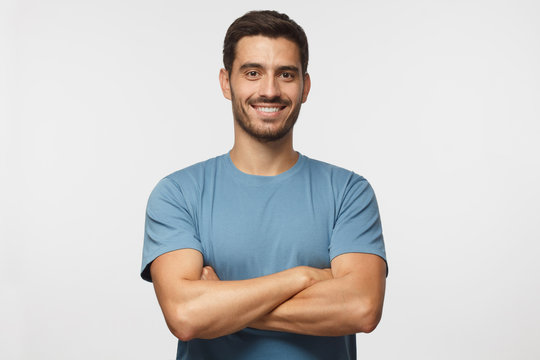
#> input picture Thai_tuan_TH3/Anh.jpg, 540 x 360 px
$ python PhanVung.py   (older library calls are emulated)
#> lines starting #> are read from the running program, lines starting #| are printed output that depends on the picture; after the words box and inside, x2 and y2 are one past the last pixel; in counts of white or black regions, pixels touching at a corner belong together
import cv2
import matplotlib.pyplot as plt
from Anh import Anh

img =cv2.imread(Anh)
#> img is the input picture: shape (360, 540, 3); mean B, G, R 204, 205.1, 207.1
imgGray = cv2.cvtColor(img, cv2.COLOR_BGR2GRAY)
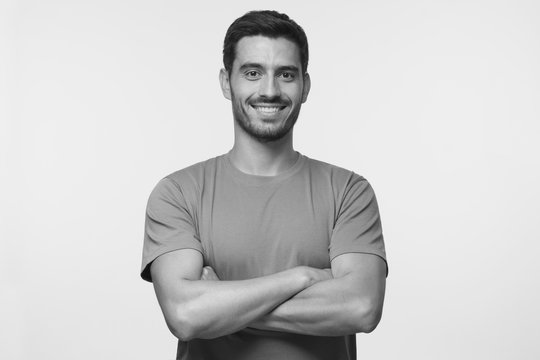
#> imgGray: shape (360, 540); min 4, max 254, mean 205.6
imgGaussian = cv2.GaussianBlur(imgGray, (3, 3), 0)

laplace= cv2.Laplacian(imgGaussian, cv2.CV_64F, ksize=3)
laplace = cv2.convertScaleAbs(laplace)
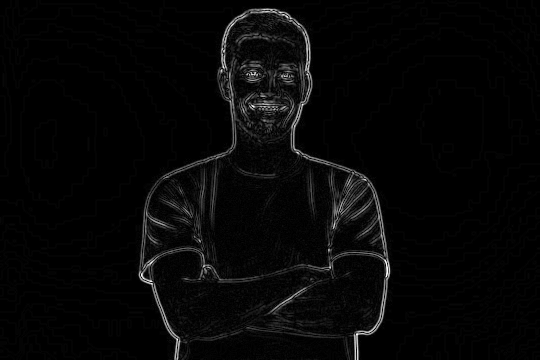
#> laplace: shape (360, 540); min 0, max 255, mean 6.7

canny = cv2.Canny(imgGaussian, 100, 200)
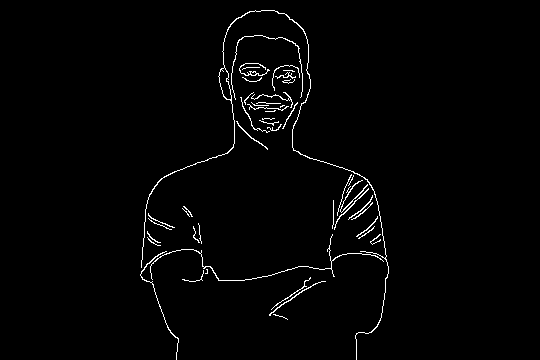
#> canny: shape (360, 540); 1.6% white in thin lines or dots, all inside (x1, y1, x2, y2) = (140, 10, 389, 360)

sobelX = cv2.Sobel(imgGaussian,cv2.CV_16S,1,0,ksize=3)
sobelY = cv2.Sobel(imgGaussian,cv2.CV_16S,0,1,ksize=3)
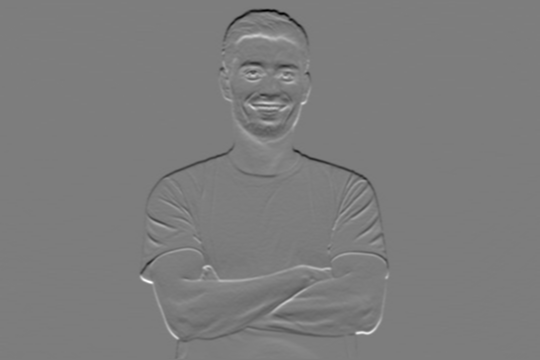
#> sobelY: shape (360, 540) int16; min -570, max 591, mean -1.4; drawn with min black and max white
sobelX = cv2.convertScaleAbs(sobelX)
sobelY = cv2.convertScaleAbs(sobelY)
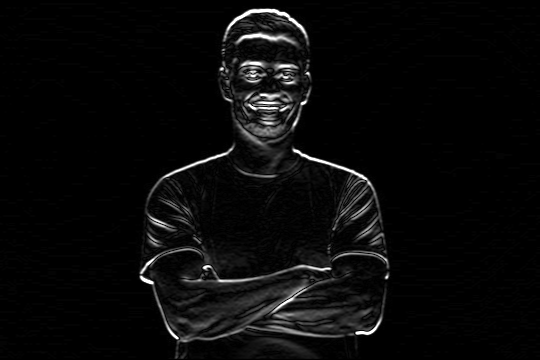
#> sobelY: shape (360, 540); min 0, max 255, mean 9.7
sobel = cv2.addWeighted(sobelX, 0.5, sobelY, 0.5, 0)
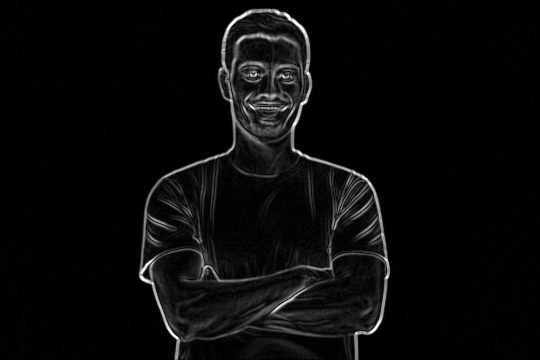
#> sobel: shape (360, 540); min 0, max 255, mean 9.7
# [8 lines of commented-out code are left out]
plt.subplot(221)
plt.title("Goc")
plt.axis("off")
img = cv2.cvtColor(img, cv2.COLOR_BGR2RGB)
plt.imshow(img)

plt.subplot(222)
plt.title("Sobel")
plt.axis("off")
sobel = cv2.cvtColor(sobel, cv2.COLOR_BGR2RGB)
#> sobel: shape (360, 540, 3)
plt.imshow(sobel)

plt.subplot(223)
plt.title("Canny")
plt.axis("off")
canny = cv2.cvtColor(canny, cv2.COLOR_BGR2RGB)
plt.imshow(canny)

plt.subplot(224)
plt.title("Laplace")
plt.axis("off")
laplace = cv2.cvtColor(laplace, cv2.COLOR_BGR2RGB)
#> laplace: shape (360, 540, 3)
plt.imshow(laplace)
plt.show()


LIM1 = 0
LIM2 = LIM1 * 3

def update_canny(*args):

    global LIM1, LIM2
    LIM1 = cv2.getTrackbarPos("LIM1", "canny")
    LIM2 = LIM1 * 3
    if LIM2 > 255:
        LIM2 = 255


cv2.namedWindow("canny")
cv2.createTrackbar("LIM1", "canny", 0, 255, update_canny)

while True:
    canny_new = cv2.Canny(imgGaussian, LIM1, LIM2)
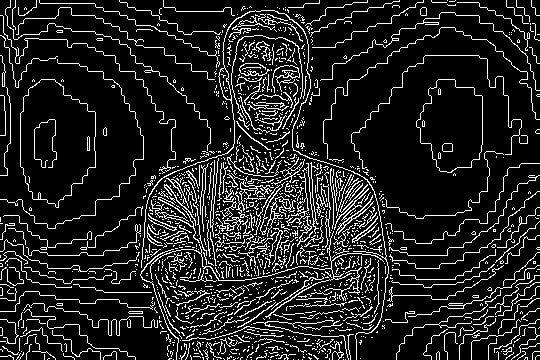
#> canny_new: shape (360, 540); 13.1% white in thin lines or dots
    print(LIM1, LIM2)
    cv2.imshow("canny", canny_new)
    if cv2.waitKey(20)== ord("q"):
#> (key q is pressed here)
        break

cv2.destroyAllWindows()
